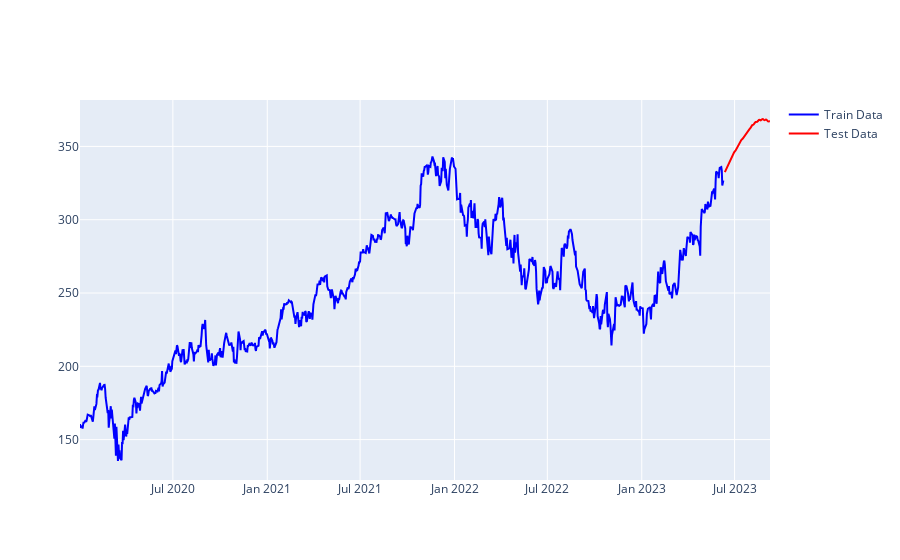

Notebook cell for this chart:
### Code cell
fig = go.Figure()

fig.add_trace(go.Scatter(x=df_train['Date'], y=df_train['y'], mode='lines', name='Train Data', line=dict(color='blue')))
# Agregar una línea en rojo para la sección de prueba
fig.add_trace(go.Scatter(x=df_test['Date'], y=df_test['y_predict'], mode='lines', name='Test Data', line=dict(color='red')))

# Mostrar la figura
fig.show()
